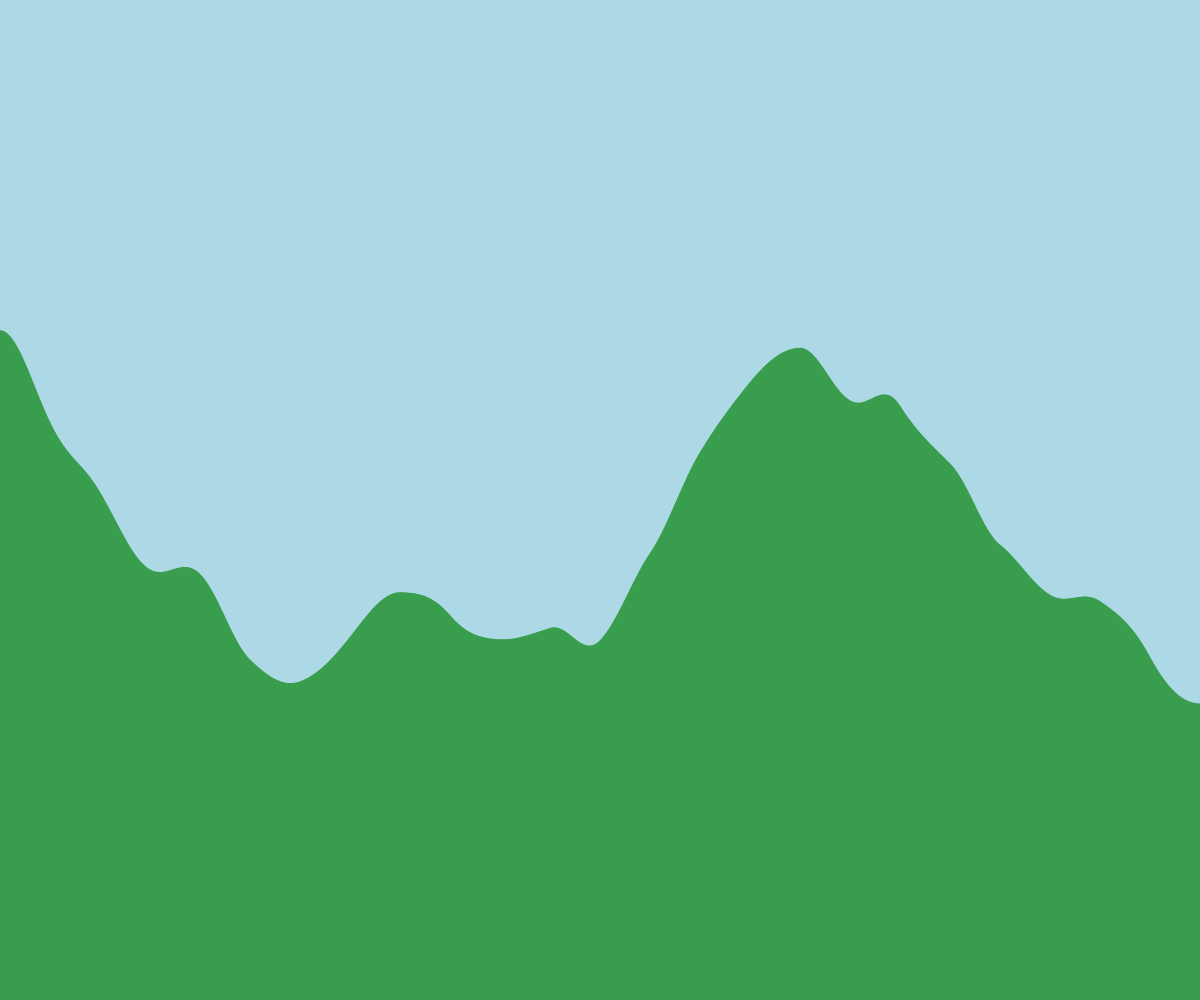
Frame 1 (no input)
Frame 60 (no input): identical to frame 1, image omitted
Frame 120 (the mouse pressed at the canvas centre since frame 60): identical to frame 1, image omitted

The p5.js sketch that drew this single still picture (run headless with seeded random() and noise() and a simulated clock; from frame 60 on, the mouse is pressed at the canvas centre):

// p5.js sketch
// ── sketch.js
// Project Title
// Your Name
// Date

let terrain = [];
let numOfRects;
let rectWidth;

function setup() {
  createCanvas(windowWidth, windowHeight);
  numOfRects = 10000;
  rectWidth = width / numOfRects;
  generateTerrain();
  noStroke();
}

function draw() {
  background("lightblue");

  for (let someRect of terrain) {
    fill("green");
    rect(someRect.x, someRect.y, someRect.w, someRect.h);
  }
}

function generateTerrain() {
  let time = 0;
  let deltaTime = 0.0003;

  for(let x = 0; x < width; x += rectWidth) {
    let theHeight = noise(time) * height;
    spawnRect(x, theHeight);
    time += deltaTime;
  }
}

function spawnRect(leftside, rectHeight) {
  let thisRect = {
    x: leftside,
    y: height - rectHeight,
    w: rectWidth,
    h: rectHeight
  };
  terrain.push(thisRect);
}
